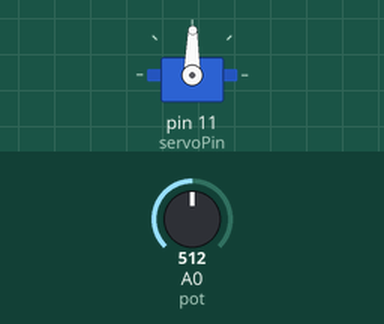
Bench run of a sketch on a simulated Arduino Uno, built with avr-gcc and run on an emulated ATmega328P. Parts: servo. The test bench sets the inputs (shaded band); at power-on: A0 (pot) = 512.

Above: at 1.2 s.
1.3 s: A0 (pot) set to 716
At 2.2 s:
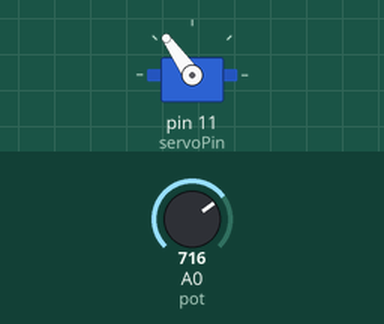
2.8 s: A0 (pot) set to 900
At 3.3 s:
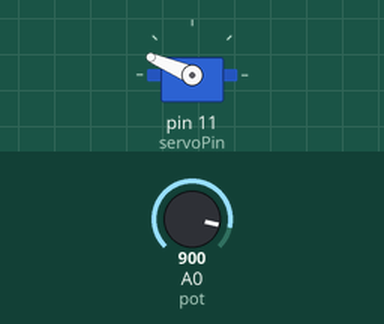
4.3 s: A0 (pot) set to 1023
At 5.5 s:
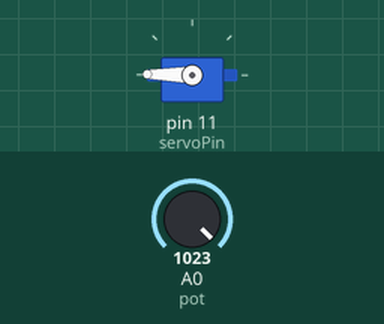
5.8 s: A0 (pot) set to 306
At 6.8 s:
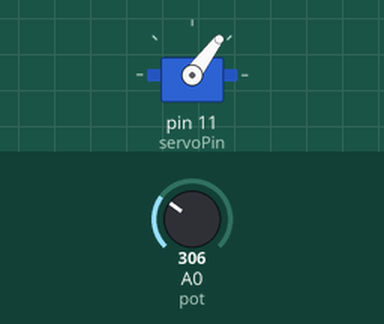
7.3 s: A0 (pot) set to 122
At 8.0 s:
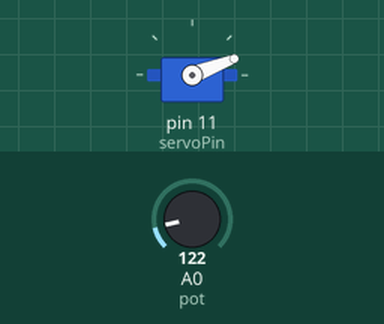
8.8 s: A0 (pot) set to 511
At 9.1 s:
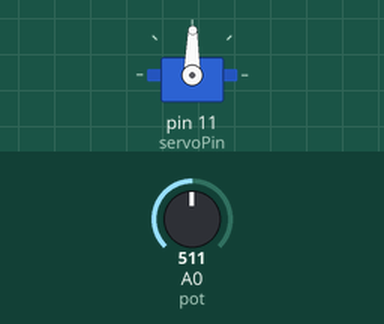
Timing chart, 0 to 11.3 s (numbered marks = the images above; inputs shaded):
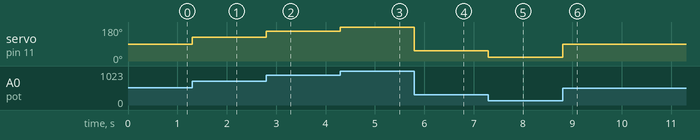

Measured:
- after the input at 1.3 s, servo on pin 11 (servoPin): 89° → 125° at once
- after the input at 2.8 s, servo on pin 11 (servoPin): 125° → 157° at once
- after the input at 4.3 s, servo on pin 11 (servoPin): 157° → 179° at once
- after the input at 5.8 s, servo on pin 11 (servoPin): 179° → 53° at once
- after the input at 7.3 s, servo on pin 11 (servoPin): 53° → 21° at once
- after the input at 8.8 s, servo on pin 11 (servoPin): 21° → 89° at once

The sketch:

sketch_5c.ino
```cpp
/*
	Pilotare un servocomando usando un potenziometro.
*/

#include <Servo.h>
const int servoPin = 11, pot = A0;
int pos;

Servo servo;

void setup ()
{
	servo.attach(servoPin);
	pinMode(pot, INPUT);		// non necessario in caso di analog in
}

void loop ()
{
	pos = analogRead(pot);
	pos = map(pos, 0, 1023, 0, 179);
	servo.write(pos);
}
```
